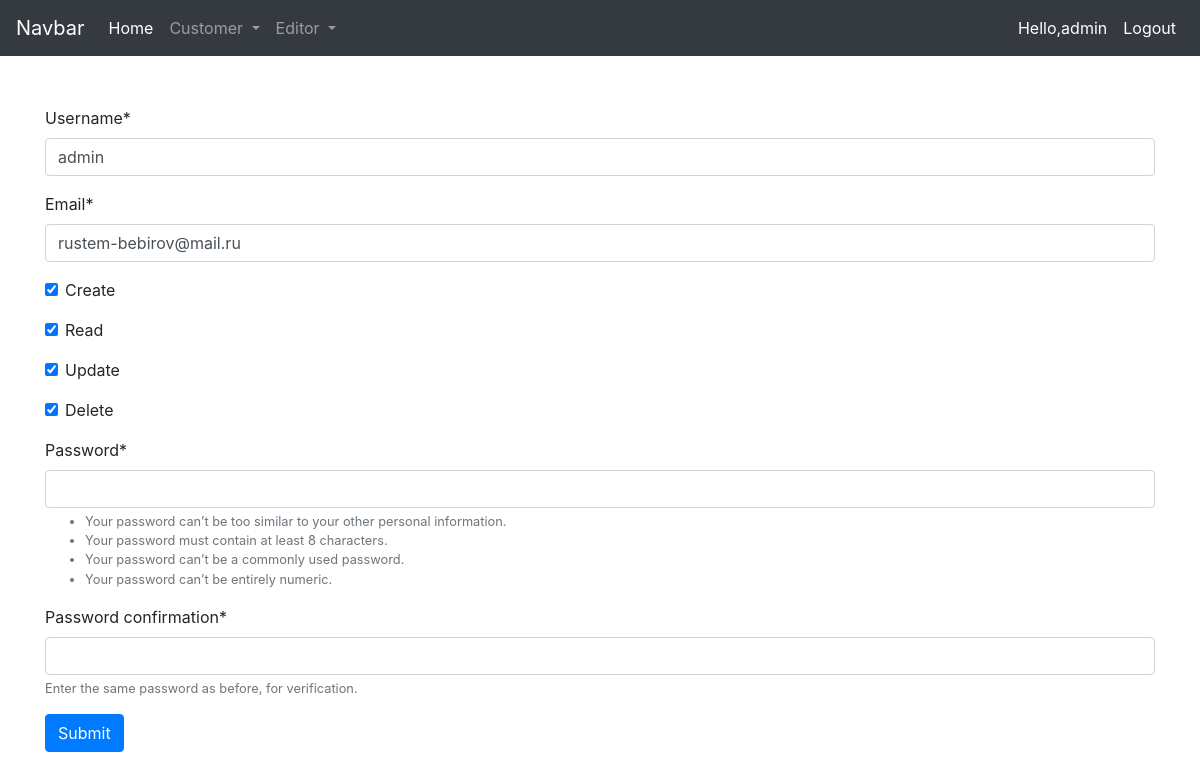
The app's page /update_admin/1/ (signed in), older data.
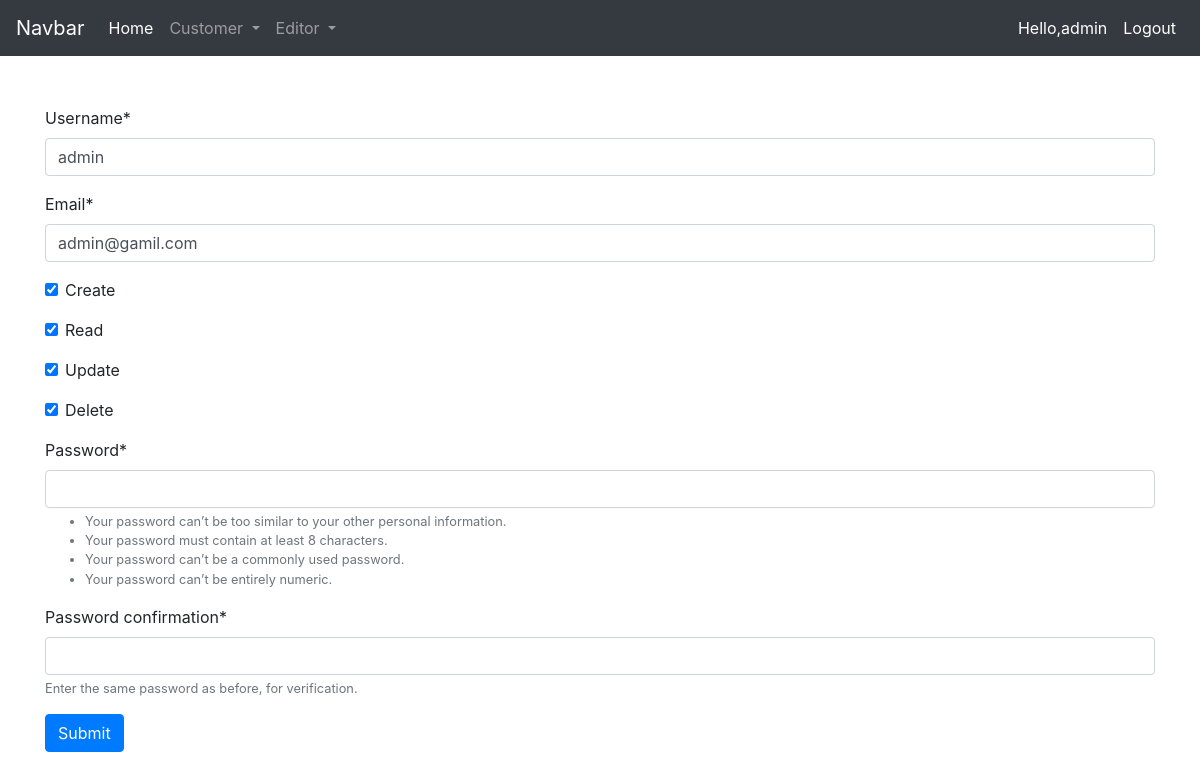
The same page, newer data.
### accounts/models.py (models this page shows, shortened)
class User(AbstractUser):
    email = models.EmailField('Email',unique=True)
    image = models.ImageField("Image 40x40 ",upload_to='profile_images',null=True)
    username = models.CharField('Username', max_length=50,unique=True)
    create = models.BooleanField(default=True)
    read = models.BooleanField(default=True)
    update = models.BooleanField(default=True)
    delete = models.BooleanField(default=True)
    USERNAME_FIELD= 'username'
    REQUIRED_FIELDS = ['email']

### accounts/views.py (the view)
# urls.py: path('update_admin/<str:pk>/', views.updateAdmin, name="admin-update"),
@login_required(login_url='login')
def updateAdmin(request,pk):
    user = User.objects.get(id=pk)
    form = UserForm(instance =user)
    if request.method == 'POST':
        form = UserForm(request.POST,instance = user)
        if form.is_valid():
            form.save()
            return redirect('/')
    context = {
        'form':form,
    }
    return render(request, 'accounts/create.html', context)

### accounts/froms.py
class UserForm(UserCreationForm):
	class Meta:
		model = User
		fields = ('username', 'email','create','read','update','read','delete' ,'password1', 'password2')

### accounts/templates/accounts/create.html (shortened to what this page needs)
{% extends 'accounts/base.html' %}
{% load crispy_forms_tags  %}
{% block content %}
<div class="container" style="margin-top: 50px;">
    <div class="row">
        <div class="col-sm-12" >
            <form method="POST" enctype="multipart/form-data">
                {% for field in form %}
                <div class="form-group">
                    {{ field|as_crispy_field}}
                </div>
                {% endfor %}
                <input type="submit" value="Submit" class="btn btn-primary">
            </form>
        </div>
    </div>
</div>
{% endblock %}

### accounts/templates/accounts/includes/navbar.html (shortened to what this page needs)
<nav class="navbar navbar-expand-lg navbar-dark bg-dark">
    <a class="navbar-brand" href="{% url 'accounts:home' %}">Navbar</a>
    <div class="collapse navbar-collapse" id="navbarSupportedContent">
      <ul class="navbar-nav mr-auto">
        <li class="nav-item active">
          <a class="nav-link" href="{% url 'accounts:home' %}">Home <span class="sr-only">(current)</span></a>
        </li>
        <li class="nav-item dropdown">
          <a class="nav-link dropdown-toggle" href="" id="navbarDropdown" role="button" data-toggle="dropdown" aria-haspopup="true" aria-expanded="false">
            Customer
          </a>
        </li>
        {% if request.user.is_superuser %}
        <li class="nav-item dropdown">
          <a class="nav-link dropdown-toggle" href="" id="navbarDropdown" role="button" data-toggle="dropdown" aria-haspopup="true" aria-expanded="false">
            Editor
          </a>
        </li>
        {% endif %}
      </ul>
      <ul class="navbar-nav ml-auto">
        {% if user.is_authenticated %}
        <li class="nav-item active">
          <a class="nav-link" href=""> Hello,{{user.username}}</a>
        </li>
        <li class="nav-item active">
          <a class="nav-link" href="{% url 'accounts:logout' %}">Logout</a>
        </li>
        {% else %}
        <li class="nav-item active">
          <a class="nav-link" href="{% url 'accounts:login' %}">Login</a>
        </li>
        {% endif %}
      </ul>
    </div>
  </nav>

Row changes from the older to the newer data that the page shows:
changed User "admin": email "rustem-bebirov@mail.ru" → "admin@gamil.com"
